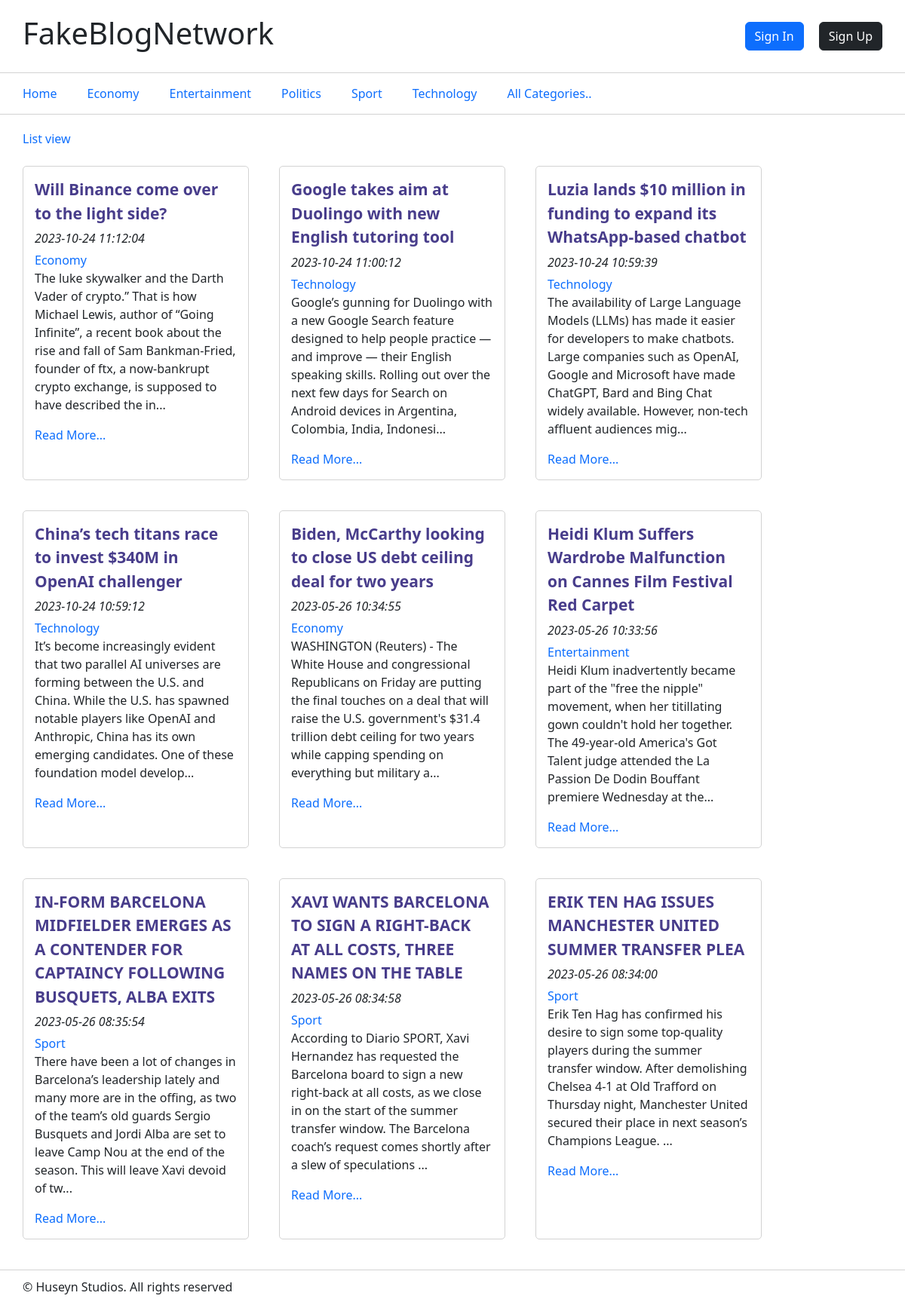
The page / on the database its author committed.
### tables this page shows
CREATE TABLE `categories` (
  `id_cat` int(10) UNSIGNED NOT NULL,
  `name` varchar(32) NOT NULL
);

CREATE TABLE `articles` (
  `id_article` int(10) UNSIGNED NOT NULL,
  `title` varchar(128) NOT NULL,
  `content` text NOT NULL,
  `id_user` int(10) UNSIGNED DEFAULT NULL,
  `id_cat` int(10) UNSIGNED NOT NULL,
  `dt_add` timestamp NOT NULL DEFAULT current_timestamp()
);

### core/system.php (called while the page is built, shortened)
<?php
function template(string $path, $vars = []) {
  $currentTemplatePath = "views/$path.php";
  extract($vars);
  include($currentTemplatePath);
  return ob_get_clean();
}
function articleBodyPreview(string $str) : string {
  if(mb_strlen($str) > 250) {
    return mb_substr($str, 0, 250).'...';
  }
  return $str;
}

### controllers/articles/all.php (called while the page is built)
<?php
$articles = getArticles();
$view = $_GET['view'] ?? '';
$isTable = $view === 'table';
$template = $isTable ? 'v_index_table' : 'v_index';
$pageTitle = 'Main Page';
$pageContent = template($template, [
  'articles' => $articles,
]);

### core/db.php (called while the page is built, shortened)
<?php
function dbInstance() : PDO {
  static $db;
  if($db === null) {
    $db = new PDO('mysql:host='.DB_HOST.';dbname='.DB_NAME.';charset=utf8', DB_USER, DB_PASS, [
      PDO::ATTR_DEFAULT_FETCH_MODE => PDO::FETCH_ASSOC
    ]);
  }
  return $db;
}
function dbQuery(string $sql, array $params = []) : PDOStatement {
  $db = dbInstance();
  $query = $db->prepare($sql);
  $query->execute($params);
  return $query;
}
function dbCheckError(PDOStatement $query) : bool {
  $errInfo = $query->errorInfo();
  return true;
}

### model/articles.php (called while the page is built, shortened)
<?php
function getArticles() : array{
  $sql = "SELECT articles.*, `categories`.`name` AS `category` FROM articles JOIN categories USING(id_cat) ORDER BY dt_add DESC";
  $query = dbQuery($sql);
  return $query->fetchAll();
}

### model/cats.php (called while the page is built, shortened)
<?php
function getCategories() : array {
  $sql = "SELECT * FROM categories";
  $query = dbQuery($sql);
  return $query->fetchAll();
}

### views/v_index.php (the view)
<a href="<?=BASE_URL?>?view=table">List view</a>
<br><br>
<div class="articles">
  <?foreach($articles as $article):?>
    <div class="article">
      <strong class="article_title"><?=$article['title']?></strong>
      <em class="article_date"><?=$article['dt_add']?></em>
      <a href="<?=BASE_URL?>cats/cat/<?=$article['id_cat']?>"><?=$article['category']?></a>
      <p class="article_content"><?=articleBodyPreview($article['content'])?></p>
      <a href="<?=BASE_URL?>articles/article/<?=$article['id_article']?>">Read More...</a>
    </div>
  <?endforeach;?>
</div>

### views/base/v_main.php (shortened to what this page needs)
<!DOCTYPE html>
<html lang="en">
<head>
  <link href="https://cdn.jsdelivr.net/npm/bootstrap@5.3.0-alpha2/dist/css/bootstrap.min.css" rel="stylesheet">
  <link rel="stylesheet" href="<?=BASE_URL?>assets/style.css">
</head>
<body>
  <header class="header">
    <div class="header_upper">
      <div class="container header_upper-content">
        <h1 class='logo'>FakeBlogNetwork</h1>
        <div class="header_user">
          <?if($user):?>
              <p class="text text-primary">Hello, <?=$user['name']?></p>
              <a href="<?=BASE_URL?>account/profile" class="btn btn-outline-primary">Account</a>
              <a href="<?=BASE_URL?>auth/logout" class="btn btn-outline-danger">Sign out</a>
            <?else:?>
              <a href="<?=BASE_URL?>auth/login" class="btn btn-primary">Sign In</a>
              <a href="<?=BASE_URL?>auth/signup" class="btn btn-dark">Sign Up</a>
          <?endif;?>
        </div>
      </div>
    </div>
    <div class="header_menu" id="nav">
      <nav class="header_menu-content container">
        <ul class="header_menu-list">
          <a href="<?=BASE_URL?>">Home</a>
          <?foreach($cats as $cat):?>
            <li class="header_menu-item">
              <a href="<?=BASE_URL?>cats/cat/<?=$cat['id_cat']?>" class="header_menu-link"><?=$cat['name']?></a>
            </li>
          <?endforeach;?>
          <a href="<?=BASE_URL?>cats/all">All Categories..</a>
        </ul>
      </nav>
    </div>
  </header>
  <div class="content container"">
    <?=$content?>
  </div>
  <footer class="footer">
    <div class="container">
      <p>&#169; Huseyn Studios. All rights reserved</p>
    </div>
  </footer>
</body>
</html>

### index.php (shortened to what this page needs)
<?php
$user = [];
$cats = getCategories();
$pageCanonical = HOST.BASE_URL;
$uri = $_SERVER['REQUEST_URI'];
$badUri = BASE_URL.'index.php';
if(strpos($uri, $badUri) === 0) {
  $cname = 'e404';
} else {
  $routes = include('routes.php');
  $url = $_GET['querysystemurl'] ?? '';
  $routesRes = parseUrl($url, $routes);
  $cname = $routesRes['controller'];
  $pageCanonical .= $url;
}
$path = "controllers/$cname.php";
$pageTitle = $pageContent = '';
include_once($path);
$html = template('base/v_main', [
  'title' => $pageTitle,
  'cats' => $cats,
  'content' => $pageContent,
  'canonical' => $pageCanonical,
  'user' => $user,
]);
echo $html;

### assets/style.css (style rules this page uses)
ul, nav { margin: 0; padding: 0 !important; }
li { list-style: none; }
a { text-decoration: none !important; }
body { min-height: 100vh; display: flex; flex-direction: column; }
.container { padding: 0; }
.header { margin-bottom: 20px; }
.header_upper { border-bottom: 1px solid lightgray; }
.header_upper-content { display: flex; align-items: center; padding-top: 20px; padding-bottom: 20px; }
.header_user { margin-left: auto; display: flex; column-gap: 20px; align-items:first baseline; }
.header_menu { padding: 15px 0; border-bottom: 1px solid lightgray; }
.header_menu-content { display: flex; justify-content: space-between; }
.header_menu-list { display: flex; align-items: center; column-gap: 40px; }
.footer { border-top: 1px solid lightgray; padding-top: 10px; margin-top: auto; }
.content { margin-bottom: 40px; }
.articles { display: flex; flex-wrap: wrap; column-gap: 40px; row-gap: 40px; }
.article { max-width: 300px; border: 1px solid lightgray; border-radius: 5px; padding: 15px; display: flex; flex-direction: column; }
.article_title { font-size: 21px; color:darkslateblue; }
.article_date { padding: 5px 0; }

### rows shown on the page
categories: name "Economy"
categories: name "Entertainment"
categories: name "Politics"
categories: name "Sport"
categories: name "Technology"
articles: title "Will Binance come over to the light side?", dt_add "2023-10-24 11:12:04", id_cat.name "Economy", content "The luke skywalker and the Darth Vader of crypto.” That is how Michael Lewis, author of “Going Infinite”, a recent book about the rise and fall of Sam Bankman-Fried, founder of ftx, a now-bankrupt crypto exchange, is supposed to have described the in..."
articles: title "Google takes aim at Duolingo with new English tutoring tool", dt_add "2023-10-24 11:00:12", id_cat.name "Technology", content "Google’s gunning for Duolingo with a new Google Search feature designed to help people practice — and improve — their English speaking skills. Rolling out over the next few days for Search on Android devices in Argentina, Colombia, India, Indonesi..."
articles: title "Luzia lands $10 million in funding to expand its WhatsApp-based chatbot", dt_add "2023-10-24 10:59:39", id_cat.name "Technology", content "The availability of Large Language Models (LLMs) has made it easier for developers to make chatbots. Large companies such as OpenAI, Google and Microsoft have made ChatGPT, Bard and Bing Chat widely available. However, non-tech affluent audiences mig..."
articles: title "China’s tech titans race to invest $340M in OpenAI challenger", dt_add "2023-10-24 10:59:12", id_cat.name "Technology", content "It’s become increasingly evident that two parallel AI universes are forming between the U.S. and China. While the U.S. has spawned notable players like OpenAI and Anthropic, China has its own emerging candidates. One of these foundation model develop..."
articles: title "Biden, McCarthy looking to close US debt ceiling deal for two years", dt_add "2023-05-26 10:34:55", id_cat.name "Economy", content "WASHINGTON (Reuters) - The White House and congressional Republicans on Friday are putting the final touches on a deal that will raise the U.S. government's $31.4 trillion debt ceiling for two years while capping spending on everything but military a..."
articles: title "Heidi Klum Suffers Wardrobe Malfunction on Cannes Film Festival Red Carpet", dt_add "2023-05-26 10:33:56", id_cat.name "Entertainment", content "Heidi Klum inadvertently became part of the \"free the nipple\" movement, when her titillating gown couldn't hold her together. The 49-year-old America's Got Talent judge attended the La Passion De Dodin Bouffant premiere Wednesday at the..."
articles: title "IN-FORM BARCELONA MIDFIELDER EMERGES AS A CONTENDER FOR CAPTAINCY FOLLOWING BUSQUETS, ALBA EXITS", dt_add "2023-05-26 08:35:54", id_cat.name "Sport", content "There have been a lot of changes in Barcelona’s leadership lately and many more are in the offing, as two of the team’s old guards Sergio Busquets and Jordi Alba are set to leave Camp Nou at the end of the season. This will leave Xavi devoid of tw..."
articles: title "XAVI WANTS BARCELONA TO SIGN A RIGHT-BACK AT ALL COSTS, THREE NAMES ON THE TABLE", dt_add "2023-05-26 08:34:58", id_cat.name "Sport", content "According to Diario SPORT, Xavi Hernandez has requested the Barcelona board to sign a new right-back at all costs, as we close in on the start of the summer transfer window. The Barcelona coach’s request comes shortly after a slew of speculations ..."
articles: title "ERIK TEN HAG ISSUES MANCHESTER UNITED SUMMER TRANSFER PLEA", dt_add "2023-05-26 08:34:00", id_cat.name "Sport", content "Erik Ten Hag has confirmed his desire to sign some top-quality players during the summer transfer window. After demolishing Chelsea 4-1 at Old Trafford on Thursday night, Manchester United secured their place in next season’s Champions League. ..."
